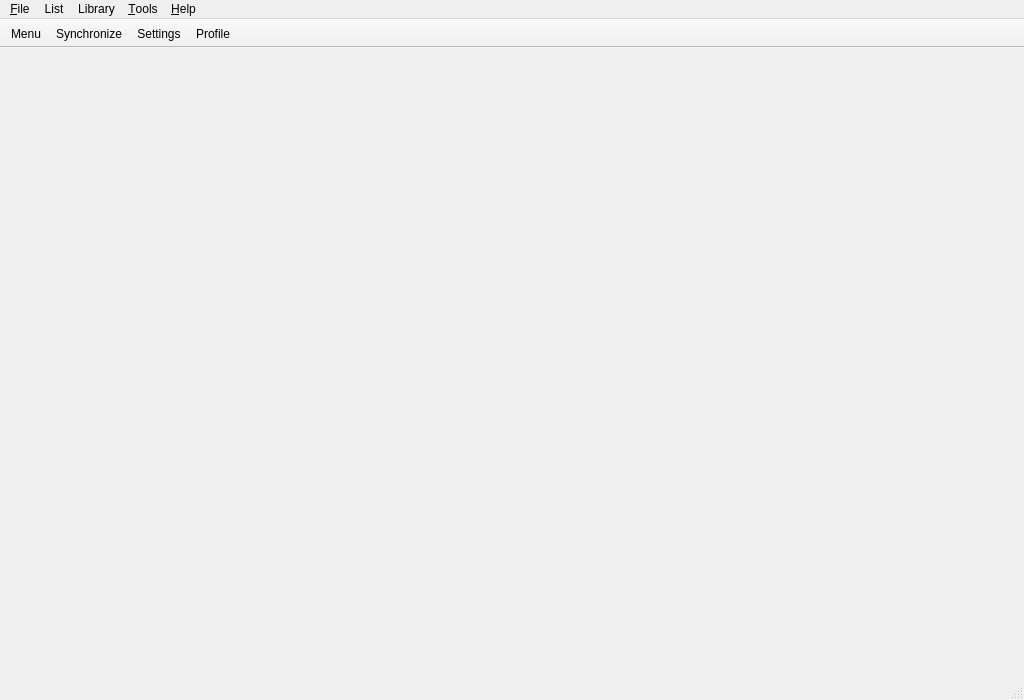
<?xml version="1.0" encoding="UTF-8"?>
<ui version="4.0">
 <class>MainWindow</class>
 <widget class="QMainWindow" name="MainWindow">
  <property name="geometry">
   <rect>
    <x>0</x>
    <y>0</y>
    <width>1024</width>
    <height>700</height>
   </rect>
  </property>
  <property name="minimumSize">
   <size>
    <width>320</width>
    <height>240</height>
   </size>
  </property>
  <property name="windowTitle">
   <string>Taiga</string>
  </property>
  <widget class="QWidget" name="centralWidget">
   <layout class="QVBoxLayout" name="verticalLayout">
    <property name="spacing">
     <number>0</number>
    </property>
    <property name="leftMargin">
     <number>0</number>
    </property>
    <property name="topMargin">
     <number>0</number>
    </property>
    <property name="rightMargin">
     <number>0</number>
    </property>
    <property name="bottomMargin">
     <number>0</number>
    </property>
    <item>
     <widget class="QSplitter" name="splitter">
      <property name="orientation">
       <enum>Qt::Orientation::Horizontal</enum>
      </property>
      <property name="handleWidth">
       <number>1</number>
      </property>
      <property name="childrenCollapsible">
       <bool>false</bool>
      </property>
      <widget class="QStackedWidget" name="stackedWidget">
       <property name="currentIndex">
        <number>2</number>
       </property>
       <widget class="QWidget" name="homePage">
        <layout class="QVBoxLayout" name="verticalLayout_2">
         <item>
          <widget class="QLabel" name="label">
           <property name="text">
            <string>Home</string>
           </property>
           <property name="alignment">
            <set>Qt::AlignmentFlag::AlignCenter</set>
           </property>
          </widget>
         </item>
        </layout>
       </widget>
       <widget class="QWidget" name="searchPage"/>
       <widget class="QWidget" name="listPage"/>
       <widget class="QWidget" name="historyPage"/>
       <widget class="QWidget" name="libraryPage"/>
       <widget class="QWidget" name="torrentsPage">
        <layout class="QVBoxLayout" name="verticalLayout_7">
         <item>
          <widget class="QLabel" name="label_5">
           <property name="text">
            <string>Torrents</string>
           </property>
           <property name="alignment">
            <set>Qt::AlignmentFlag::AlignCenter</set>
           </property>
          </widget>
         </item>
        </layout>
       </widget>
       <widget class="QWidget" name="profilePage">
        <layout class="QVBoxLayout" name="verticalLayout_8">
         <item>
          <widget class="QLabel" name="label_8">
           <property name="text">
            <string>Profile</string>
           </property>
           <property name="alignment">
            <set>Qt::AlignmentFlag::AlignCenter</set>
           </property>
          </widget>
         </item>
        </layout>
       </widget>
      </widget>
     </widget>
    </item>
   </layout>
  </widget>
  <widget class="QMenuBar" name="menubar">
   <property name="geometry">
    <rect>
     <x>0</x>
     <y>0</y>
     <width>1024</width>
     <height>33</height>
    </rect>
   </property>
   <widget class="QMenu" name="menuFile">
    <property name="title">
     <string>&amp;File</string>
    </property>
    <addaction name="actionExit"/>
   </widget>
   <widget class="QMenu" name="menuList">
    <property name="title">
     <string>List</string>
    </property>
    <widget class="QMenu" name="menuExport">
     <property name="title">
      <string>Export</string>
     </property>
     <addaction name="actionExportListAsMarkdown"/>
     <addaction name="actionExportListAsMyAnimeListXML"/>
    </widget>
    <addaction name="actionSynchronize"/>
    <addaction name="separator"/>
    <addaction name="menuExport"/>
   </widget>
   <widget class="QMenu" name="menuTools">
    <property name="title">
     <string>&amp;Tools</string>
    </property>
    <addaction name="actionToggleDetection"/>
    <addaction name="actionToggleSharing"/>
    <addaction name="actionToggleSynchronization"/>
    <addaction name="separator"/>
    <addaction name="actionProfile"/>
    <addaction name="separator"/>
    <addaction name="actionSettings"/>
   </widget>
   <widget class="QMenu" name="menuHelp">
    <property name="title">
     <string>&amp;Help</string>
    </property>
    <addaction name="actionSupport"/>
    <addaction name="separator"/>
    <addaction name="actionCheckForUpdates"/>
    <addaction name="actionDonate"/>
    <addaction name="separator"/>
    <addaction name="actionAbout"/>
   </widget>
   <widget class="QMenu" name="menuLibrary">
    <property name="title">
     <string>Library</string>
    </property>
    <widget class="QMenu" name="menuLibraryFolders">
     <property name="title">
      <string>Folders</string>
     </property>
     <addaction name="actionAddNewFolder"/>
    </widget>
    <addaction name="menuLibraryFolders"/>
    <addaction name="actionScanAvailableEpisodes"/>
    <addaction name="separator"/>
    <addaction name="actionPlayNextEpisode"/>
    <addaction name="actionPlayRandomAnime"/>
   </widget>
   <addaction name="menuFile"/>
   <addaction name="menuList"/>
   <addaction name="menuLibrary"/>
   <addaction name="menuTools"/>
   <addaction name="menuHelp"/>
  </widget>
  <widget class="QStatusBar" name="statusbar"/>
  <widget class="QToolBar" name="toolbar">
   <property name="windowTitle">
    <string>toolBar</string>
   </property>
   <property name="movable">
    <bool>false</bool>
   </property>
   <property name="allowedAreas">
    <set>Qt::ToolBarArea::TopToolBarArea</set>
   </property>
   <property name="floatable">
    <bool>false</bool>
   </property>
   <attribute name="toolBarArea">
    <enum>TopToolBarArea</enum>
   </attribute>
   <attribute name="toolBarBreak">
    <bool>false</bool>
   </attribute>
   <addaction name="actionMenu"/>
   <addaction name="actionSynchronize"/>
   <addaction name="actionSettings"/>
   <addaction name="actionProfile"/>
  </widget>
  <action name="actionAddNewFolder">
   <property name="text">
    <string>Add new folder...</string>
   </property>
  </action>
  <action name="actionScanAvailableEpisodes">
   <property name="text">
    <string>Scan available episodes</string>
   </property>
  </action>
  <action name="actionPlayNextEpisode">
   <property name="text">
    <string>Play next episode</string>
   </property>
   <property name="shortcut">
    <string>Ctrl+N</string>
   </property>
  </action>
  <action name="actionPlayRandomAnime">
   <property name="text">
    <string>Play random anime</string>
   </property>
   <property name="shortcut">
    <string>Ctrl+R</string>
   </property>
  </action>
  <action name="actionExit">
   <property name="text">
    <string>E&amp;xit</string>
   </property>
   <property name="menuRole">
    <enum>QAction::MenuRole::QuitRole</enum>
   </property>
  </action>
  <action name="actionSynchronize">
   <property name="text">
    <string>Synchronize</string>
   </property>
   <property name="toolTip">
    <string>Synchronize</string>
   </property>
   <property name="shortcut">
    <string>Ctrl+S</string>
   </property>
  </action>
  <action name="actionAbout">
   <property name="text">
    <string>About Taiga</string>
   </property>
   <property name="menuRole">
    <enum>QAction::MenuRole::AboutRole</enum>
   </property>
  </action>
  <action name="actionDonate">
   <property name="text">
    <string>Donate</string>
   </property>
   <property name="statusTip">
    <string>:3</string>
   </property>
  </action>
  <action name="actionSupport">
   <property name="text">
    <string>Support</string>
   </property>
   <property name="shortcut">
    <string>F1</string>
   </property>
  </action>
  <action name="actionCheckForUpdates">
   <property name="enabled">
    <bool>true</bool>
   </property>
   <property name="text">
    <string>Check for updates</string>
   </property>
  </action>
  <action name="actionSettings">
   <property name="text">
    <string>Settings</string>
   </property>
   <property name="menuRole">
    <enum>QAction::MenuRole::PreferencesRole</enum>
   </property>
  </action>
  <action name="actionLibraryFolders">
   <property name="text">
    <string>Library folders</string>
   </property>
   <property name="menuRole">
    <enum>QAction::MenuRole::NoRole</enum>
   </property>
  </action>
  <action name="actionToggleStatusbar">
   <property name="checkable">
    <bool>true</bool>
   </property>
   <property name="checked">
    <bool>true</bool>
   </property>
   <property name="text">
    <string>Show statusbar</string>
   </property>
   <property name="menuRole">
    <enum>QAction::MenuRole::NoRole</enum>
   </property>
  </action>
  <action name="actionToggleNowPlaying">
   <property name="checkable">
    <bool>true</bool>
   </property>
   <property name="text">
    <string>Show Now Playing</string>
   </property>
   <property name="menuRole">
    <enum>QAction::MenuRole::NoRole</enum>
   </property>
  </action>
  <action name="actionToggleDetection">
   <property name="checkable">
    <bool>true</bool>
   </property>
   <property name="checked">
    <bool>true</bool>
   </property>
   <property name="text">
    <string>Enable detection</string>
   </property>
   <property name="toolTip">
    <string>Enable detection</string>
   </property>
  </action>
  <action name="actionToggleSharing">
   <property name="checkable">
    <bool>true</bool>
   </property>
   <property name="checked">
    <bool>true</bool>
   </property>
   <property name="text">
    <string>Enable sharing</string>
   </property>
  </action>
  <action name="actionToggleSynchronization">
   <property name="checkable">
    <bool>true</bool>
   </property>
   <property name="checked">
    <bool>true</bool>
   </property>
   <property name="text">
    <string>Enable synchronization</string>
   </property>
  </action>
  <action name="actionExportListAsMyAnimeListXML">
   <property name="text">
    <string>Export anime list as MyAnimeList XML...</string>
   </property>
  </action>
  <action name="actionExportListAsMarkdown">
   <property name="text">
    <string>Export anime list as Markdown...</string>
   </property>
  </action>
  <action name="actionTest">
   <property name="text">
    <string>Test</string>
   </property>
  </action>
  <action name="actionMenu">
   <property name="text">
    <string>Menu</string>
   </property>
   <property name="toolTip">
    <string>Menu</string>
   </property>
   <property name="menuRole">
    <enum>QAction::MenuRole::TextHeuristicRole</enum>
   </property>
  </action>
  <action name="actionProfile">
   <property name="text">
    <string>Profile</string>
   </property>
   <property name="toolTip">
    <string>Profile</string>
   </property>
   <property name="menuRole">
    <enum>QAction::MenuRole::TextHeuristicRole</enum>
   </property>
  </action>
  <action name="actionBack">
   <property name="text">
    <string>Back</string>
   </property>
   <property name="shortcut">
    <string>Alt+Left</string>
   </property>
   <property name="menuRole">
    <enum>QAction::MenuRole::NoRole</enum>
   </property>
  </action>
  <action name="actionForward">
   <property name="text">
    <string>Forward</string>
   </property>
   <property name="shortcut">
    <string>Alt+Right</string>
   </property>
   <property name="menuRole">
    <enum>QAction::MenuRole::NoRole</enum>
   </property>
  </action>
  <action name="actionDisplayWindow">
   <property name="text">
    <string>&amp;Open Taiga</string>
   </property>
   <property name="menuRole">
    <enum>QAction::MenuRole::NoRole</enum>
   </property>
  </action>
 </widget>
 <resources/>
 <connections/>
</ui>
